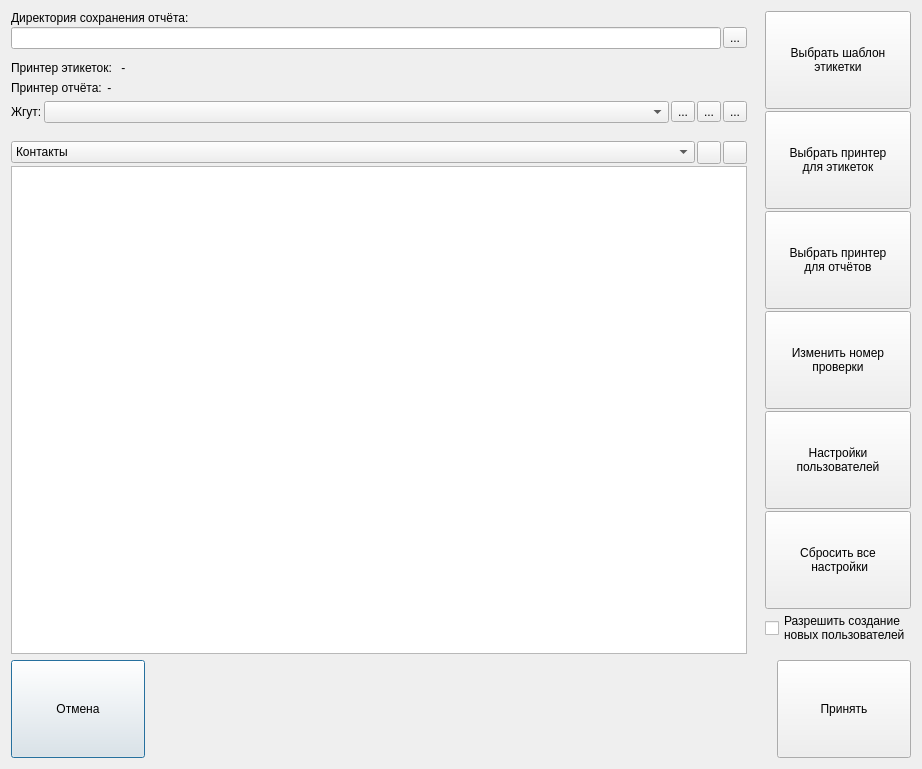
<?xml version="1.0" encoding="UTF-8"?>
<ui version="4.0">
 <class>SettingsDialog</class>
 <widget class="QDialog" name="SettingsDialog">
  <property name="geometry">
   <rect>
    <x>0</x>
    <y>0</y>
    <width>922</width>
    <height>769</height>
   </rect>
  </property>
  <property name="windowTitle">
   <string>Настройки</string>
  </property>
  <property name="styleSheet">
   <string notr="true">QPushButton {
	min-height: 64px;
	min-width: 100px;
	padding: 16px;
}</string>
  </property>
  <layout class="QGridLayout" name="gridLayout">
   <item row="7" column="0">
    <layout class="QVBoxLayout" name="verticalLayout">
     <property name="spacing">
      <number>2</number>
     </property>
     <item>
      <layout class="QHBoxLayout" name="horizontalLayout">
       <property name="spacing">
        <number>2</number>
       </property>
       <item>
        <widget class="QComboBox" name="pageCB">
         <item>
          <property name="text">
           <string>Контакты</string>
          </property>
         </item>
         <item>
          <property name="text">
           <string>Цепи</string>
          </property>
         </item>
        </widget>
       </item>
       <item>
        <widget class="QToolButton" name="addTB">
         <property name="icon">
          <iconset resource="../resources/resources.qrc">
           <normaloff>:/icon/plus.png</normaloff>:/icon/plus.png</iconset>
         </property>
        </widget>
       </item>
       <item>
        <widget class="QToolButton" name="delTB">
         <property name="icon">
          <iconset resource="../resources/resources.qrc">
           <normaloff>:/icon/minus.png</normaloff>:/icon/minus.png</iconset>
         </property>
        </widget>
       </item>
      </layout>
     </item>
     <item>
      <widget class="QStackedWidget" name="stackedWidget">
       <property name="currentIndex">
        <number>0</number>
       </property>
       <widget class="QWidget" name="page">
        <layout class="QGridLayout" name="gridLayout_2">
         <property name="leftMargin">
          <number>0</number>
         </property>
         <property name="topMargin">
          <number>0</number>
         </property>
         <property name="rightMargin">
          <number>0</number>
         </property>
         <property name="bottomMargin">
          <number>0</number>
         </property>
         <property name="spacing">
          <number>0</number>
         </property>
         <item row="0" column="0">
          <widget class="QTableView" name="circuitTV"/>
         </item>
        </layout>
       </widget>
       <widget class="QWidget" name="page_2">
        <layout class="QGridLayout" name="gridLayout_3">
         <property name="leftMargin">
          <number>2</number>
         </property>
         <property name="topMargin">
          <number>2</number>
         </property>
         <property name="rightMargin">
          <number>2</number>
         </property>
         <property name="bottomMargin">
          <number>2</number>
         </property>
         <property name="spacing">
          <number>2</number>
         </property>
         <item row="0" column="0">
          <widget class="QTableView" name="relationTV"/>
         </item>
        </layout>
       </widget>
      </widget>
     </item>
    </layout>
   </item>
   <item row="4" column="0">
    <layout class="QHBoxLayout" name="horizontalLayout_5">
     <property name="spacing">
      <number>2</number>
     </property>
     <item>
      <widget class="QLabel" name="i_prodNameL">
       <property name="sizePolicy">
        <sizepolicy hsizetype="Maximum" vsizetype="Preferred">
         <horstretch>0</horstretch>
         <verstretch>0</verstretch>
        </sizepolicy>
       </property>
       <property name="text">
        <string>Жгут:</string>
       </property>
      </widget>
     </item>
     <item>
      <widget class="QComboBox" name="prodNameCB"/>
     </item>
     <item>
      <widget class="QToolButton" name="addProdTB">
       <property name="text">
        <string>...</string>
       </property>
       <property name="icon">
        <iconset resource="../resources/resources.qrc">
         <normaloff>:/icon/plus.png</normaloff>:/icon/plus.png</iconset>
       </property>
      </widget>
     </item>
     <item>
      <widget class="QToolButton" name="delProdTB">
       <property name="text">
        <string>...</string>
       </property>
       <property name="icon">
        <iconset resource="../resources/resources.qrc">
         <normaloff>:/icon/minus.png</normaloff>:/icon/minus.png</iconset>
       </property>
      </widget>
     </item>
     <item>
      <widget class="QToolButton" name="editProdTB">
       <property name="text">
        <string>...</string>
       </property>
       <property name="icon">
        <iconset resource="../resources/resources.qrc">
         <normaloff>:/icon/edit.png</normaloff>:/icon/edit.png</iconset>
       </property>
      </widget>
     </item>
    </layout>
   </item>
   <item row="8" column="0" colspan="4">
    <layout class="QHBoxLayout" name="horizontalLayout_2">
     <property name="spacing">
      <number>0</number>
     </property>
     <item>
      <widget class="QPushButton" name="cancelPB">
       <property name="text">
        <string>Отмена</string>
       </property>
       <property name="default">
        <bool>false</bool>
       </property>
      </widget>
     </item>
     <item>
      <spacer name="horizontalSpacer_2">
       <property name="orientation">
        <enum>Qt::Horizontal</enum>
       </property>
       <property name="sizeHint" stdset="0">
        <size>
         <width>40</width>
         <height>20</height>
        </size>
       </property>
      </spacer>
     </item>
     <item>
      <widget class="QPushButton" name="okPB">
       <property name="text">
        <string>Принять</string>
       </property>
      </widget>
     </item>
    </layout>
   </item>
   <item row="1" column="0">
    <layout class="QHBoxLayout" name="horizontalLayout_7"/>
   </item>
   <item row="0" column="0">
    <layout class="QVBoxLayout" name="verticalLayout_3">
     <property name="spacing">
      <number>2</number>
     </property>
     <item>
      <widget class="QLabel" name="i_reportDirL">
       <property name="text">
        <string>Директория сохранения отчёта:</string>
       </property>
      </widget>
     </item>
     <item>
      <layout class="QHBoxLayout" name="horizontalLayout_3">
       <property name="spacing">
        <number>2</number>
       </property>
       <item>
        <widget class="QLineEdit" name="reportDirLE">
         <property name="toolTip">
          <string>&lt;html&gt;&lt;head/&gt;&lt;body&gt;&lt;p&gt;Туултип&lt;/p&gt;&lt;p&gt;&lt;br/&gt;&lt;/p&gt;&lt;/body&gt;&lt;/html&gt;</string>
         </property>
        </widget>
       </item>
       <item>
        <widget class="QToolButton" name="reportDirTB">
         <property name="text">
          <string>...</string>
         </property>
        </widget>
       </item>
      </layout>
     </item>
    </layout>
   </item>
   <item row="2" column="0">
    <layout class="QHBoxLayout" name="horizontalLayout_4">
     <property name="spacing">
      <number>2</number>
     </property>
     <item>
      <widget class="QLabel" name="i_labelPrinterL">
       <property name="sizePolicy">
        <sizepolicy hsizetype="Maximum" vsizetype="Preferred">
         <horstretch>0</horstretch>
         <verstretch>0</verstretch>
        </sizepolicy>
       </property>
       <property name="text">
        <string>Принтер этикеток: </string>
       </property>
      </widget>
     </item>
     <item>
      <widget class="QLabel" name="labelPrinterL">
       <property name="text">
        <string> - </string>
       </property>
      </widget>
     </item>
    </layout>
   </item>
   <item row="0" column="3" rowspan="8">
    <layout class="QVBoxLayout" name="verticalLayout_2">
     <property name="spacing">
      <number>2</number>
     </property>
     <item>
      <widget class="QPushButton" name="labelPB">
       <property name="text">
        <string>Выбрать шаблон
этикетки</string>
       </property>
      </widget>
     </item>
     <item>
      <widget class="QPushButton" name="setLabelPrinterPB">
       <property name="text">
        <string>Выбрать принтер
для этикеток</string>
       </property>
      </widget>
     </item>
     <item>
      <widget class="QPushButton" name="setReportPrinterPB">
       <property name="text">
        <string>Выбрать принтер
для отчётов</string>
       </property>
      </widget>
     </item>
     <item>
      <widget class="QPushButton" name="changeNumPB">
       <property name="text">
        <string>Изменить номер
проверки</string>
       </property>
      </widget>
     </item>
     <item>
      <widget class="QPushButton" name="delUsersPB">
       <property name="text">
        <string>Настройки
пользователей</string>
       </property>
      </widget>
     </item>
     <item>
      <widget class="QPushButton" name="resetSettPB">
       <property name="text">
        <string>Сбросить все
 настройки</string>
       </property>
      </widget>
     </item>
     <item>
      <widget class="QCheckBox" name="newUsersCB">
       <property name="styleSheet">
        <string notr="true"/>
       </property>
       <property name="text">
        <string>Разрешить создание
новых пользователей</string>
       </property>
      </widget>
     </item>
     <item>
      <spacer name="verticalSpacer">
       <property name="orientation">
        <enum>Qt::Vertical</enum>
       </property>
       <property name="sizeHint" stdset="0">
        <size>
         <width>20</width>
         <height>40</height>
        </size>
       </property>
      </spacer>
     </item>
    </layout>
   </item>
   <item row="3" column="0">
    <layout class="QHBoxLayout" name="horizontalLayout_6">
     <property name="spacing">
      <number>2</number>
     </property>
     <item>
      <widget class="QLabel" name="i_reportPrinterL">
       <property name="sizePolicy">
        <sizepolicy hsizetype="Maximum" vsizetype="Preferred">
         <horstretch>0</horstretch>
         <verstretch>0</verstretch>
        </sizepolicy>
       </property>
       <property name="text">
        <string>Принтер отчёта:</string>
       </property>
      </widget>
     </item>
     <item>
      <widget class="QLabel" name="reportPrinterL">
       <property name="text">
        <string> - </string>
       </property>
      </widget>
     </item>
    </layout>
   </item>
  </layout>
 </widget>
 <resources>
  <include location="../resources/resources.qrc"/>
 </resources>
 <connections>
  <connection>
   <sender>pageCB</sender>
   <signal>activated(int)</signal>
   <receiver>stackedWidget</receiver>
   <slot>setCurrentIndex(int)</slot>
   <hints>
    <hint type="sourcelabel">
     <x>1019</x>
     <y>139</y>
    </hint>
    <hint type="destinationlabel">
     <x>1032</x>
     <y>151</y>
    </hint>
   </hints>
  </connection>
 </connections>
</ui>
